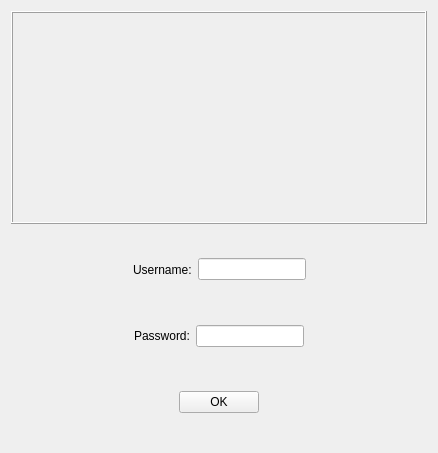
<?xml version="1.0" encoding="UTF-8"?>
<ui version="4.0">
 <class>show_capture</class>
 <widget class="QWidget" name="show_capture">
  <property name="geometry">
   <rect>
    <x>0</x>
    <y>0</y>
    <width>438</width>
    <height>453</height>
   </rect>
  </property>
  <property name="windowTitle">
   <string>Form</string>
  </property>
  <layout class="QVBoxLayout" name="verticalLayout_2">
   <item>
    <widget class="QLabel" name="show_pic">
     <property name="frameShape">
      <enum>QFrame::Box</enum>
     </property>
     <property name="frameShadow">
      <enum>QFrame::Raised</enum>
     </property>
     <property name="text">
      <string>&lt;html&gt;&lt;head/&gt;&lt;body&gt;&lt;p&gt;&lt;br/&gt;&lt;/p&gt;&lt;/body&gt;&lt;/html&gt;</string>
     </property>
    </widget>
   </item>
   <item>
    <widget class="QWidget" name="lower_widget" native="true">
     <layout class="QVBoxLayout" name="verticalLayout">
      <item>
       <widget class="QWidget" name="widget" native="true">
        <layout class="QHBoxLayout" name="horizontalLayout">
         <item>
          <spacer name="horizontalSpacer">
           <property name="orientation">
            <enum>Qt::Horizontal</enum>
           </property>
           <property name="sizeHint" stdset="0">
            <size>
             <width>40</width>
             <height>20</height>
            </size>
           </property>
          </spacer>
         </item>
         <item>
          <widget class="QLabel" name="user_label">
           <property name="text">
            <string>Username:</string>
           </property>
          </widget>
         </item>
         <item>
          <widget class="QLineEdit" name="user_text"/>
         </item>
         <item>
          <spacer name="horizontalSpacer_2">
           <property name="orientation">
            <enum>Qt::Horizontal</enum>
           </property>
           <property name="sizeHint" stdset="0">
            <size>
             <width>40</width>
             <height>20</height>
            </size>
           </property>
          </spacer>
         </item>
        </layout>
       </widget>
      </item>
      <item>
       <widget class="QWidget" name="widget_2" native="true">
        <layout class="QHBoxLayout" name="horizontalLayout_2">
         <item>
          <spacer name="horizontalSpacer_3">
           <property name="orientation">
            <enum>Qt::Horizontal</enum>
           </property>
           <property name="sizeHint" stdset="0">
            <size>
             <width>40</width>
             <height>20</height>
            </size>
           </property>
          </spacer>
         </item>
         <item>
          <widget class="QLabel" name="password_label">
           <property name="text">
            <string>Password:</string>
           </property>
          </widget>
         </item>
         <item>
          <widget class="QLineEdit" name="password_text">
           <property name="echoMode">
            <enum>QLineEdit::Password</enum>
           </property>
          </widget>
         </item>
         <item>
          <spacer name="horizontalSpacer_4">
           <property name="orientation">
            <enum>Qt::Horizontal</enum>
           </property>
           <property name="sizeHint" stdset="0">
            <size>
             <width>40</width>
             <height>20</height>
            </size>
           </property>
          </spacer>
         </item>
        </layout>
       </widget>
      </item>
      <item>
       <widget class="QWidget" name="widget_4" native="true">
        <layout class="QHBoxLayout" name="horizontalLayout_3">
         <item>
          <spacer name="horizontalSpacer_5">
           <property name="orientation">
            <enum>Qt::Horizontal</enum>
           </property>
           <property name="sizeHint" stdset="0">
            <size>
             <width>40</width>
             <height>20</height>
            </size>
           </property>
          </spacer>
         </item>
         <item>
          <widget class="QPushButton" name="ok">
           <property name="text">
            <string>OK</string>
           </property>
          </widget>
         </item>
         <item>
          <spacer name="horizontalSpacer_6">
           <property name="orientation">
            <enum>Qt::Horizontal</enum>
           </property>
           <property name="sizeHint" stdset="0">
            <size>
             <width>40</width>
             <height>20</height>
            </size>
           </property>
          </spacer>
         </item>
        </layout>
       </widget>
      </item>
     </layout>
    </widget>
   </item>
  </layout>
 </widget>
 <resources/>
 <connections/>
</ui>
